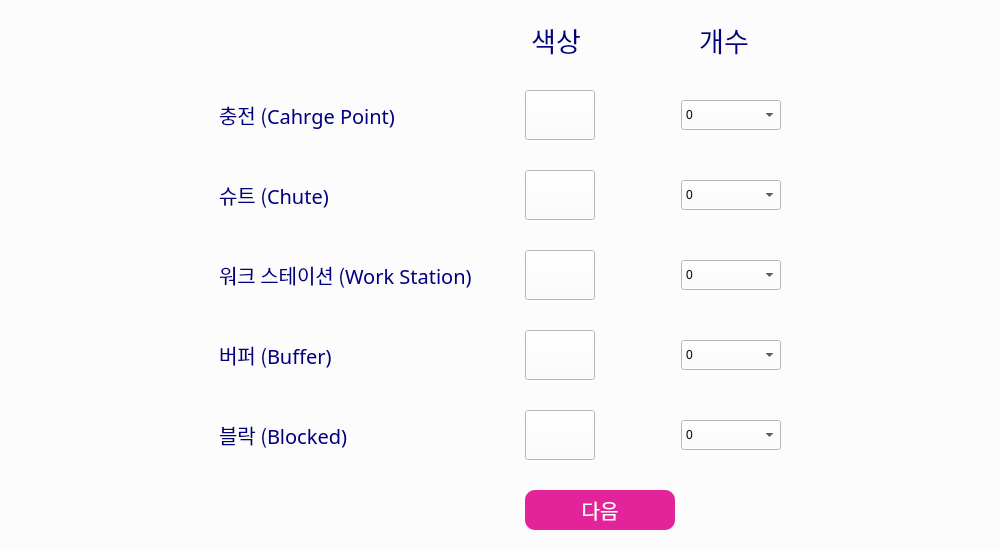
<?xml version="1.0" encoding="UTF-8"?>
<ui version="4.0">
 <class>setAttribute</class>
 <widget class="QWidget" name="setAttribute">
  <property name="geometry">
   <rect>
    <x>0</x>
    <y>0</y>
    <width>1000</width>
    <height>550</height>
   </rect>
  </property>
  <property name="windowTitle">
   <string>Form</string>
  </property>
  <property name="styleSheet">
   <string notr="true">background-color: rgba(252, 252, 252, 252);</string>
  </property>
  <layout class="QGridLayout" name="gridLayout_2">
   <item row="2" column="1">
    <layout class="QGridLayout" name="gridLayout">
     <property name="topMargin">
      <number>0</number>
     </property>
     <property name="bottomMargin">
      <number>0</number>
     </property>
     <property name="horizontalSpacing">
      <number>6</number>
     </property>
     <property name="verticalSpacing">
      <number>30</number>
     </property>
     <item row="3" column="1">
      <widget class="QPushButton" name="btn3">
       <property name="sizePolicy">
        <sizepolicy hsizetype="Fixed" vsizetype="Fixed">
         <horstretch>0</horstretch>
         <verstretch>0</verstretch>
        </sizepolicy>
       </property>
       <property name="minimumSize">
        <size>
         <width>70</width>
         <height>50</height>
        </size>
       </property>
       <property name="styleSheet">
        <string notr="true">background-color: rgb(255, 255, 255);

</string>
       </property>
       <property name="text">
        <string/>
       </property>
      </widget>
     </item>
     <item row="4" column="0">
      <widget class="QLabel" name="label_7">
       <property name="sizePolicy">
        <sizepolicy hsizetype="Fixed" vsizetype="Fixed">
         <horstretch>0</horstretch>
         <verstretch>0</verstretch>
        </sizepolicy>
       </property>
       <property name="font">
        <font>
         <family>나눔고딕 ExtraBold</family>
         <pointsize>15</pointsize>
        </font>
       </property>
       <property name="styleSheet">
        <string notr="true">color: rgb(0, 0, 127);</string>
       </property>
       <property name="text">
        <string>버퍼 (Buffer)</string>
       </property>
      </widget>
     </item>
     <item row="5" column="1">
      <widget class="QPushButton" name="btn5">
       <property name="sizePolicy">
        <sizepolicy hsizetype="Fixed" vsizetype="Fixed">
         <horstretch>0</horstretch>
         <verstretch>0</verstretch>
        </sizepolicy>
       </property>
       <property name="minimumSize">
        <size>
         <width>70</width>
         <height>50</height>
        </size>
       </property>
       <property name="styleSheet">
        <string notr="true">background-color: rgb(255, 255, 255);</string>
       </property>
       <property name="text">
        <string/>
       </property>
      </widget>
     </item>
     <item row="3" column="0">
      <widget class="QLabel" name="label_6">
       <property name="sizePolicy">
        <sizepolicy hsizetype="Fixed" vsizetype="Fixed">
         <horstretch>0</horstretch>
         <verstretch>0</verstretch>
        </sizepolicy>
       </property>
       <property name="font">
        <font>
         <family>나눔고딕 ExtraBold</family>
         <pointsize>15</pointsize>
        </font>
       </property>
       <property name="styleSheet">
        <string notr="true">color: rgb(0, 0, 127);</string>
       </property>
       <property name="text">
        <string>워크 스테이션 (Work Station)         </string>
       </property>
      </widget>
     </item>
     <item row="6" column="1">
      <widget class="QPushButton" name="attributeNext">
       <property name="enabled">
        <bool>true</bool>
       </property>
       <property name="sizePolicy">
        <sizepolicy hsizetype="Fixed" vsizetype="Fixed">
         <horstretch>0</horstretch>
         <verstretch>0</verstretch>
        </sizepolicy>
       </property>
       <property name="minimumSize">
        <size>
         <width>150</width>
         <height>40</height>
        </size>
       </property>
       <property name="font">
        <font>
         <family>나눔고딕 ExtraBold</family>
         <pointsize>15</pointsize>
        </font>
       </property>
       <property name="styleSheet">
        <string notr="true">color: white;
background-color: rgb(227, 35, 153);
border-radius: 10px;</string>
       </property>
       <property name="text">
        <string>다음</string>
       </property>
      </widget>
     </item>
     <item row="2" column="0">
      <widget class="QLabel" name="label_5">
       <property name="sizePolicy">
        <sizepolicy hsizetype="Fixed" vsizetype="Fixed">
         <horstretch>0</horstretch>
         <verstretch>0</verstretch>
        </sizepolicy>
       </property>
       <property name="font">
        <font>
         <family>나눔고딕 ExtraBold</family>
         <pointsize>15</pointsize>
        </font>
       </property>
       <property name="styleSheet">
        <string notr="true">color: rgb(0, 0, 127);</string>
       </property>
       <property name="text">
        <string>슈트 (Chute)</string>
       </property>
      </widget>
     </item>
     <item row="4" column="2">
      <widget class="QComboBox" name="cb4">
       <property name="sizePolicy">
        <sizepolicy hsizetype="Fixed" vsizetype="Fixed">
         <horstretch>0</horstretch>
         <verstretch>0</verstretch>
        </sizepolicy>
       </property>
       <property name="minimumSize">
        <size>
         <width>100</width>
         <height>30</height>
        </size>
       </property>
       <property name="styleSheet">
        <string notr="true">background-color: rgb(255, 255, 255);</string>
       </property>
       <item>
        <property name="text">
         <string>0</string>
        </property>
       </item>
       <item>
        <property name="text">
         <string>1</string>
        </property>
       </item>
       <item>
        <property name="text">
         <string>2</string>
        </property>
       </item>
       <item>
        <property name="text">
         <string>3</string>
        </property>
       </item>
       <item>
        <property name="text">
         <string>4</string>
        </property>
       </item>
       <item>
        <property name="text">
         <string>5</string>
        </property>
       </item>
       <item>
        <property name="text">
         <string>6</string>
        </property>
       </item>
       <item>
        <property name="text">
         <string>7</string>
        </property>
       </item>
       <item>
        <property name="text">
         <string>8</string>
        </property>
       </item>
       <item>
        <property name="text">
         <string>9</string>
        </property>
       </item>
       <item>
        <property name="text">
         <string>10</string>
        </property>
       </item>
       <item>
        <property name="text">
         <string>11</string>
        </property>
       </item>
       <item>
        <property name="text">
         <string>12</string>
        </property>
       </item>
       <item>
        <property name="text">
         <string>13</string>
        </property>
       </item>
       <item>
        <property name="text">
         <string>14</string>
        </property>
       </item>
       <item>
        <property name="text">
         <string>15</string>
        </property>
       </item>
       <item>
        <property name="text">
         <string>16</string>
        </property>
       </item>
       <item>
        <property name="text">
         <string>17</string>
        </property>
       </item>
       <item>
        <property name="text">
         <string>18</string>
        </property>
       </item>
       <item>
        <property name="text">
         <string>19</string>
        </property>
       </item>
       <item>
        <property name="text">
         <string>20</string>
        </property>
       </item>
       <item>
        <property name="text">
         <string>21</string>
        </property>
       </item>
       <item>
        <property name="text">
         <string>22</string>
        </property>
       </item>
       <item>
        <property name="text">
         <string>23</string>
        </property>
       </item>
       <item>
        <property name="text">
         <string>24</string>
        </property>
       </item>
       <item>
        <property name="text">
         <string>25</string>
        </property>
       </item>
       <item>
        <property name="text">
         <string>26</string>
        </property>
       </item>
       <item>
        <property name="text">
         <string>27</string>
        </property>
       </item>
       <item>
        <property name="text">
         <string>28</string>
        </property>
       </item>
       <item>
        <property name="text">
         <string>29</string>
        </property>
       </item>
       <item>
        <property name="text">
         <string>30</string>
        </property>
       </item>
       <item>
        <property name="text">
         <string>31</string>
        </property>
       </item>
       <item>
        <property name="text">
         <string>32</string>
        </property>
       </item>
       <item>
        <property name="text">
         <string>33</string>
        </property>
       </item>
       <item>
        <property name="text">
         <string>34</string>
        </property>
       </item>
       <item>
        <property name="text">
         <string>35</string>
        </property>
       </item>
       <item>
        <property name="text">
         <string>36</string>
        </property>
       </item>
       <item>
        <property name="text">
         <string>37</string>
        </property>
       </item>
       <item>
        <property name="text">
         <string>38</string>
        </property>
       </item>
       <item>
        <property name="text">
         <string>39</string>
        </property>
       </item>
       <item>
        <property name="text">
         <string>40</string>
        </property>
       </item>
       <item>
        <property name="text">
         <string>41</string>
        </property>
       </item>
       <item>
        <property name="text">
         <string>42</string>
        </property>
       </item>
       <item>
        <property name="text">
         <string>43</string>
        </property>
       </item>
       <item>
        <property name="text">
         <string>44</string>
        </property>
       </item>
       <item>
        <property name="text">
         <string>45</string>
        </property>
       </item>
       <item>
        <property name="text">
         <string>46</string>
        </property>
       </item>
       <item>
        <property name="text">
         <string>47</string>
        </property>
       </item>
       <item>
        <property name="text">
         <string>48</string>
        </property>
       </item>
       <item>
        <property name="text">
         <string>49</string>
        </property>
       </item>
       <item>
        <property name="text">
         <string>50</string>
        </property>
       </item>
      </widget>
     </item>
     <item row="3" column="2">
      <widget class="QComboBox" name="cb3">
       <property name="sizePolicy">
        <sizepolicy hsizetype="Fixed" vsizetype="Fixed">
         <horstretch>0</horstretch>
         <verstretch>0</verstretch>
        </sizepolicy>
       </property>
       <property name="minimumSize">
        <size>
         <width>100</width>
         <height>30</height>
        </size>
       </property>
       <property name="styleSheet">
        <string notr="true">background-color: rgb(255, 255, 255);
</string>
       </property>
       <item>
        <property name="text">
         <string>0</string>
        </property>
       </item>
       <item>
        <property name="text">
         <string>1</string>
        </property>
       </item>
       <item>
        <property name="text">
         <string>2</string>
        </property>
       </item>
       <item>
        <property name="text">
         <string>3</string>
        </property>
       </item>
       <item>
        <property name="text">
         <string>4</string>
        </property>
       </item>
       <item>
        <property name="text">
         <string>5</string>
        </property>
       </item>
       <item>
        <property name="text">
         <string>6</string>
        </property>
       </item>
       <item>
        <property name="text">
         <string>7</string>
        </property>
       </item>
       <item>
        <property name="text">
         <string>8</string>
        </property>
       </item>
       <item>
        <property name="text">
         <string>9</string>
        </property>
       </item>
       <item>
        <property name="text">
         <string>10</string>
        </property>
       </item>
       <item>
        <property name="text">
         <string>11</string>
        </property>
       </item>
       <item>
        <property name="text">
         <string>12</string>
        </property>
       </item>
       <item>
        <property name="text">
         <string>13</string>
        </property>
       </item>
       <item>
        <property name="text">
         <string>14</string>
        </property>
       </item>
       <item>
        <property name="text">
         <string>15</string>
        </property>
       </item>
       <item>
        <property name="text">
         <string>16</string>
        </property>
       </item>
       <item>
        <property name="text">
         <string>17</string>
        </property>
       </item>
       <item>
        <property name="text">
         <string>18</string>
        </property>
       </item>
       <item>
        <property name="text">
         <string>19</string>
        </property>
       </item>
       <item>
        <property name="text">
         <string>20</string>
        </property>
       </item>
       <item>
        <property name="text">
         <string>21</string>
        </property>
       </item>
       <item>
        <property name="text">
         <string>22</string>
        </property>
       </item>
       <item>
        <property name="text">
         <string>23</string>
        </property>
       </item>
       <item>
        <property name="text">
         <string>24</string>
        </property>
       </item>
       <item>
        <property name="text">
         <string>25</string>
        </property>
       </item>
       <item>
        <property name="text">
         <string>26</string>
        </property>
       </item>
       <item>
        <property name="text">
         <string>27</string>
        </property>
       </item>
       <item>
        <property name="text">
         <string>28</string>
        </property>
       </item>
       <item>
        <property name="text">
         <string>29</string>
        </property>
       </item>
       <item>
        <property name="text">
         <string>30</string>
        </property>
       </item>
       <item>
        <property name="text">
         <string>31</string>
        </property>
       </item>
       <item>
        <property name="text">
         <string>32</string>
        </property>
       </item>
       <item>
        <property name="text">
         <string>33</string>
        </property>
       </item>
       <item>
        <property name="text">
         <string>34</string>
        </property>
       </item>
       <item>
        <property name="text">
         <string>35</string>
        </property>
       </item>
       <item>
        <property name="text">
         <string>36</string>
        </property>
       </item>
       <item>
        <property name="text">
         <string>37</string>
        </property>
       </item>
       <item>
        <property name="text">
         <string>38</string>
        </property>
       </item>
       <item>
        <property name="text">
         <string>39</string>
        </property>
       </item>
       <item>
        <property name="text">
         <string>40</string>
        </property>
       </item>
       <item>
        <property name="text">
         <string>41</string>
        </property>
       </item>
       <item>
        <property name="text">
         <string>42</string>
        </property>
       </item>
       <item>
        <property name="text">
         <string>43</string>
        </property>
       </item>
       <item>
        <property name="text">
         <string>44</string>
        </property>
       </item>
       <item>
        <property name="text">
         <string>45</string>
        </property>
       </item>
       <item>
        <property name="text">
         <string>46</string>
        </property>
       </item>
       <item>
        <property name="text">
         <string>47</string>
        </property>
       </item>
       <item>
        <property name="text">
         <string>48</string>
        </property>
       </item>
       <item>
        <property name="text">
         <string>49</string>
        </property>
       </item>
       <item>
        <property name="text">
         <string>50</string>
        </property>
       </item>
      </widget>
     </item>
     <item row="2" column="2">
      <widget class="QComboBox" name="cb2">
       <property name="sizePolicy">
        <sizepolicy hsizetype="Fixed" vsizetype="Fixed">
         <horstretch>0</horstretch>
         <verstretch>0</verstretch>
        </sizepolicy>
       </property>
       <property name="minimumSize">
        <size>
         <width>100</width>
         <height>30</height>
        </size>
       </property>
       <property name="styleSheet">
        <string notr="true">background-color: rgb(255, 255, 255);
</string>
       </property>
       <item>
        <property name="text">
         <string>0</string>
        </property>
       </item>
       <item>
        <property name="text">
         <string>1</string>
        </property>
       </item>
       <item>
        <property name="text">
         <string>2</string>
        </property>
       </item>
       <item>
        <property name="text">
         <string>3</string>
        </property>
       </item>
       <item>
        <property name="text">
         <string>4</string>
        </property>
       </item>
       <item>
        <property name="text">
         <string>5</string>
        </property>
       </item>
       <item>
        <property name="text">
         <string>6</string>
        </property>
       </item>
       <item>
        <property name="text">
         <string>7</string>
        </property>
       </item>
       <item>
        <property name="text">
         <string>8</string>
        </property>
       </item>
       <item>
        <property name="text">
         <string>9</string>
        </property>
       </item>
       <item>
        <property name="text">
         <string>10</string>
        </property>
       </item>
       <item>
        <property name="text">
         <string>11</string>
        </property>
       </item>
       <item>
        <property name="text">
         <string>12</string>
        </property>
       </item>
       <item>
        <property name="text">
         <string>13</string>
        </property>
       </item>
       <item>
        <property name="text">
         <string>14</string>
        </property>
       </item>
       <item>
        <property name="text">
         <string>15</string>
        </property>
       </item>
       <item>
        <property name="text">
         <string>16</string>
        </property>
       </item>
       <item>
        <property name="text">
         <string>17</string>
        </property>
       </item>
       <item>
        <property name="text">
         <string>18</string>
        </property>
       </item>
       <item>
        <property name="text">
         <string>19</string>
        </property>
       </item>
       <item>
        <property name="text">
         <string>20</string>
        </property>
       </item>
       <item>
        <property name="text">
         <string>21</string>
        </property>
       </item>
       <item>
        <property name="text">
         <string>22</string>
        </property>
       </item>
       <item>
        <property name="text">
         <string>23</string>
        </property>
       </item>
       <item>
        <property name="text">
         <string>24</string>
        </property>
       </item>
       <item>
        <property name="text">
         <string>25</string>
        </property>
       </item>
       <item>
        <property name="text">
         <string>26</string>
        </property>
       </item>
       <item>
        <property name="text">
         <string>27</string>
        </property>
       </item>
       <item>
        <property name="text">
         <string>28</string>
        </property>
       </item>
       <item>
        <property name="text">
         <string>29</string>
        </property>
       </item>
       <item>
        <property name="text">
         <string>30</string>
        </property>
       </item>
       <item>
        <property name="text">
         <string>31</string>
        </property>
       </item>
       <item>
        <property name="text">
         <string>32</string>
        </property>
       </item>
       <item>
        <property name="text">
         <string>33</string>
        </property>
       </item>
       <item>
        <property name="text">
         <string>34</string>
        </property>
       </item>
       <item>
        <property name="text">
         <string>35</string>
        </property>
       </item>
       <item>
        <property name="text">
         <string>36</string>
        </property>
       </item>
       <item>
        <property name="text">
         <string>37</string>
        </property>
       </item>
       <item>
        <property name="text">
         <string>38</string>
        </property>
       </item>
       <item>
        <property name="text">
         <string>39</string>
        </property>
       </item>
       <item>
        <property name="text">
         <string>40</string>
        </property>
       </item>
       <item>
        <property name="text">
         <string>41</string>
        </property>
       </item>
       <item>
        <property name="text">
         <string>42</string>
        </property>
       </item>
       <item>
        <property name="text">
         <string>43</string>
        </property>
       </item>
       <item>
        <property name="text">
         <string>44</string>
        </property>
       </item>
       <item>
        <property name="text">
         <string>45</string>
        </property>
       </item>
       <item>
        <property name="text">
         <string>46</string>
        </property>
       </item>
       <item>
        <property name="text">
         <string>47</string>
        </property>
       </item>
       <item>
        <property name="text">
         <string>48</string>
        </property>
       </item>
       <item>
        <property name="text">
         <string>49</string>
        </property>
       </item>
       <item>
        <property name="text">
         <string>50</string>
        </property>
       </item>
      </widget>
     </item>
     <item row="5" column="2">
      <widget class="QComboBox" name="cb5">
       <property name="sizePolicy">
        <sizepolicy hsizetype="Fixed" vsizetype="Fixed">
         <horstretch>0</horstretch>
         <verstretch>0</verstretch>
        </sizepolicy>
       </property>
       <property name="minimumSize">
        <size>
         <width>100</width>
         <height>30</height>
        </size>
       </property>
       <property name="styleSheet">
        <string notr="true">background-color: rgb(255, 255, 255);
</string>
       </property>
       <item>
        <property name="text">
         <string>0</string>
        </property>
       </item>
       <item>
        <property name="text">
         <string>1</string>
        </property>
       </item>
       <item>
        <property name="text">
         <string>2</string>
        </property>
       </item>
       <item>
        <property name="text">
         <string>3</string>
        </property>
       </item>
       <item>
        <property name="text">
         <string>4</string>
        </property>
       </item>
       <item>
        <property name="text">
         <string>5</string>
        </property>
       </item>
       <item>
        <property name="text">
         <string>6</string>
        </property>
       </item>
       <item>
        <property name="text">
         <string>7</string>
        </property>
       </item>
       <item>
        <property name="text">
         <string>8</string>
        </property>
       </item>
       <item>
        <property name="text">
         <string>9</string>
        </property>
       </item>
       <item>
        <property name="text">
         <string>10</string>
        </property>
       </item>
       <item>
        <property name="text">
         <string>11</string>
        </property>
       </item>
       <item>
        <property name="text">
         <string>12</string>
        </property>
       </item>
       <item>
        <property name="text">
         <string>13</string>
        </property>
       </item>
       <item>
        <property name="text">
         <string>14</string>
        </property>
       </item>
       <item>
        <property name="text">
         <string>15</string>
        </property>
       </item>
       <item>
        <property name="text">
         <string>16</string>
        </property>
       </item>
       <item>
        <property name="text">
         <string>17</string>
        </property>
       </item>
       <item>
        <property name="text">
         <string>18</string>
        </property>
       </item>
       <item>
        <property name="text">
         <string>19</string>
        </property>
       </item>
       <item>
        <property name="text">
         <string>20</string>
        </property>
       </item>
       <item>
        <property name="text">
         <string>21</string>
        </property>
       </item>
       <item>
        <property name="text">
         <string>22</string>
        </property>
       </item>
       <item>
        <property name="text">
         <string>23</string>
        </property>
       </item>
       <item>
        <property name="text">
         <string>24</string>
        </property>
       </item>
       <item>
        <property name="text">
         <string>25</string>
        </property>
       </item>
       <item>
        <property name="text">
         <string>26</string>
        </property>
       </item>
       <item>
        <property name="text">
         <string>27</string>
        </property>
       </item>
       <item>
        <property name="text">
         <string>28</string>
        </property>
       </item>
       <item>
        <property name="text">
         <string>29</string>
        </property>
       </item>
       <item>
        <property name="text">
         <string>30</string>
        </property>
       </item>
       <item>
        <property name="text">
         <string>31</string>
        </property>
       </item>
       <item>
        <property name="text">
         <string>32</string>
        </property>
       </item>
       <item>
        <property name="text">
         <string>33</string>
        </property>
       </item>
       <item>
        <property name="text">
         <string>34</string>
        </property>
       </item>
       <item>
        <property name="text">
         <string>35</string>
        </property>
       </item>
       <item>
        <property name="text">
         <string>36</string>
        </property>
       </item>
       <item>
        <property name="text">
         <string>37</string>
        </property>
       </item>
       <item>
        <property name="text">
         <string>38</string>
        </property>
       </item>
       <item>
        <property name="text">
         <string>39</string>
        </property>
       </item>
       <item>
        <property name="text">
         <string>40</string>
        </property>
       </item>
       <item>
        <property name="text">
         <string>41</string>
        </property>
       </item>
       <item>
        <property name="text">
         <string>42</string>
        </property>
       </item>
       <item>
        <property name="text">
         <string>43</string>
        </property>
       </item>
       <item>
        <property name="text">
         <string>44</string>
        </property>
       </item>
       <item>
        <property name="text">
         <string>45</string>
        </property>
       </item>
       <item>
        <property name="text">
         <string>46</string>
        </property>
       </item>
       <item>
        <property name="text">
         <string>47</string>
        </property>
       </item>
       <item>
        <property name="text">
         <string>48</string>
        </property>
       </item>
       <item>
        <property name="text">
         <string>49</string>
        </property>
       </item>
       <item>
        <property name="text">
         <string>50</string>
        </property>
       </item>
      </widget>
     </item>
     <item row="1" column="1" alignment="Qt::AlignTop">
      <widget class="QPushButton" name="btn1">
       <property name="sizePolicy">
        <sizepolicy hsizetype="Fixed" vsizetype="Fixed">
         <horstretch>0</horstretch>
         <verstretch>0</verstretch>
        </sizepolicy>
       </property>
       <property name="minimumSize">
        <size>
         <width>70</width>
         <height>50</height>
        </size>
       </property>
       <property name="styleSheet">
        <string notr="true">background-color: rgb(255, 255, 255);</string>
       </property>
       <property name="text">
        <string/>
       </property>
      </widget>
     </item>
     <item row="0" column="2" alignment="Qt::AlignVCenter">
      <widget class="QLabel" name="label_3">
       <property name="sizePolicy">
        <sizepolicy hsizetype="Fixed" vsizetype="Fixed">
         <horstretch>0</horstretch>
         <verstretch>0</verstretch>
        </sizepolicy>
       </property>
       <property name="font">
        <font>
         <family>나눔고딕 ExtraBold</family>
         <pointsize>20</pointsize>
        </font>
       </property>
       <property name="styleSheet">
        <string notr="true">color: rgb(0, 0, 127);</string>
       </property>
       <property name="text">
        <string>   개수</string>
       </property>
       <property name="alignment">
        <set>Qt::AlignCenter</set>
       </property>
      </widget>
     </item>
     <item row="2" column="1">
      <widget class="QPushButton" name="btn2">
       <property name="sizePolicy">
        <sizepolicy hsizetype="Fixed" vsizetype="Fixed">
         <horstretch>0</horstretch>
         <verstretch>0</verstretch>
        </sizepolicy>
       </property>
       <property name="minimumSize">
        <size>
         <width>70</width>
         <height>50</height>
        </size>
       </property>
       <property name="styleSheet">
        <string notr="true">background-color: rgb(255, 255, 255);</string>
       </property>
       <property name="text">
        <string/>
       </property>
      </widget>
     </item>
     <item row="4" column="1">
      <widget class="QPushButton" name="btn4">
       <property name="sizePolicy">
        <sizepolicy hsizetype="Fixed" vsizetype="Fixed">
         <horstretch>0</horstretch>
         <verstretch>0</verstretch>
        </sizepolicy>
       </property>
       <property name="minimumSize">
        <size>
         <width>70</width>
         <height>50</height>
        </size>
       </property>
       <property name="styleSheet">
        <string notr="true">background-color: rgb(255, 255, 255);</string>
       </property>
       <property name="text">
        <string/>
       </property>
      </widget>
     </item>
     <item row="1" column="0">
      <widget class="QLabel" name="label_4">
       <property name="sizePolicy">
        <sizepolicy hsizetype="Fixed" vsizetype="Fixed">
         <horstretch>0</horstretch>
         <verstretch>0</verstretch>
        </sizepolicy>
       </property>
       <property name="font">
        <font>
         <family>나눔고딕 ExtraBold</family>
         <pointsize>15</pointsize>
        </font>
       </property>
       <property name="styleSheet">
        <string notr="true">color: rgb(0, 0, 127);</string>
       </property>
       <property name="text">
        <string>충전 (Cahrge Point)</string>
       </property>
      </widget>
     </item>
     <item row="1" column="2">
      <widget class="QComboBox" name="cb1">
       <property name="sizePolicy">
        <sizepolicy hsizetype="Fixed" vsizetype="Fixed">
         <horstretch>0</horstretch>
         <verstretch>0</verstretch>
        </sizepolicy>
       </property>
       <property name="minimumSize">
        <size>
         <width>100</width>
         <height>30</height>
        </size>
       </property>
       <property name="styleSheet">
        <string notr="true">background-color: rgb(255, 255, 255);
</string>
       </property>
       <item>
        <property name="text">
         <string>0</string>
        </property>
       </item>
       <item>
        <property name="text">
         <string>1</string>
        </property>
       </item>
       <item>
        <property name="text">
         <string>2</string>
        </property>
       </item>
       <item>
        <property name="text">
         <string>3</string>
        </property>
       </item>
       <item>
        <property name="text">
         <string>4</string>
        </property>
       </item>
       <item>
        <property name="text">
         <string>5</string>
        </property>
       </item>
       <item>
        <property name="text">
         <string>6</string>
        </property>
       </item>
       <item>
        <property name="text">
         <string>7</string>
        </property>
       </item>
       <item>
        <property name="text">
         <string>8</string>
        </property>
       </item>
       <item>
        <property name="text">
         <string>9</string>
        </property>
       </item>
       <item>
        <property name="text">
         <string>10</string>
        </property>
       </item>
       <item>
        <property name="text">
         <string>11</string>
        </property>
       </item>
       <item>
        <property name="text">
         <string>12</string>
        </property>
       </item>
       <item>
        <property name="text">
         <string>13</string>
        </property>
       </item>
       <item>
        <property name="text">
         <string>14</string>
        </property>
       </item>
       <item>
        <property name="text">
         <string>15</string>
        </property>
       </item>
       <item>
        <property name="text">
         <string>16</string>
        </property>
       </item>
       <item>
        <property name="text">
         <string>17</string>
        </property>
       </item>
       <item>
        <property name="text">
         <string>18</string>
        </property>
       </item>
       <item>
        <property name="text">
         <string>19</string>
        </property>
       </item>
       <item>
        <property name="text">
         <string>20</string>
        </property>
       </item>
       <item>
        <property name="text">
         <string>21</string>
        </property>
       </item>
       <item>
        <property name="text">
         <string>22</string>
        </property>
       </item>
       <item>
        <property name="text">
         <string>23</string>
        </property>
       </item>
       <item>
        <property name="text">
         <string>24</string>
        </property>
       </item>
       <item>
        <property name="text">
         <string>25</string>
        </property>
       </item>
       <item>
        <property name="text">
         <string>26</string>
        </property>
       </item>
       <item>
        <property name="text">
         <string>27</string>
        </property>
       </item>
       <item>
        <property name="text">
         <string>28</string>
        </property>
       </item>
       <item>
        <property name="text">
         <string>29</string>
        </property>
       </item>
       <item>
        <property name="text">
         <string>30</string>
        </property>
       </item>
       <item>
        <property name="text">
         <string>31</string>
        </property>
       </item>
       <item>
        <property name="text">
         <string>32</string>
        </property>
       </item>
       <item>
        <property name="text">
         <string>33</string>
        </property>
       </item>
       <item>
        <property name="text">
         <string>34</string>
        </property>
       </item>
       <item>
        <property name="text">
         <string>35</string>
        </property>
       </item>
       <item>
        <property name="text">
         <string>36</string>
        </property>
       </item>
       <item>
        <property name="text">
         <string>37</string>
        </property>
       </item>
       <item>
        <property name="text">
         <string>38</string>
        </property>
       </item>
       <item>
        <property name="text">
         <string>39</string>
        </property>
       </item>
       <item>
        <property name="text">
         <string>40</string>
        </property>
       </item>
       <item>
        <property name="text">
         <string>41</string>
        </property>
       </item>
       <item>
        <property name="text">
         <string>42</string>
        </property>
       </item>
       <item>
        <property name="text">
         <string>43</string>
        </property>
       </item>
       <item>
        <property name="text">
         <string>44</string>
        </property>
       </item>
       <item>
        <property name="text">
         <string>45</string>
        </property>
       </item>
       <item>
        <property name="text">
         <string>46</string>
        </property>
       </item>
       <item>
        <property name="text">
         <string>47</string>
        </property>
       </item>
       <item>
        <property name="text">
         <string>48</string>
        </property>
       </item>
       <item>
        <property name="text">
         <string>49</string>
        </property>
       </item>
       <item>
        <property name="text">
         <string>50</string>
        </property>
       </item>
      </widget>
     </item>
     <item row="5" column="0">
      <widget class="QLabel" name="label_8">
       <property name="sizePolicy">
        <sizepolicy hsizetype="Fixed" vsizetype="Fixed">
         <horstretch>0</horstretch>
         <verstretch>0</verstretch>
        </sizepolicy>
       </property>
       <property name="font">
        <font>
         <family>나눔고딕 ExtraBold</family>
         <pointsize>15</pointsize>
        </font>
       </property>
       <property name="styleSheet">
        <string notr="true">color: rgb(0, 0, 127);</string>
       </property>
       <property name="text">
        <string>블락 (Blocked)</string>
       </property>
      </widget>
     </item>
     <item row="0" column="1">
      <widget class="QLabel" name="label_2">
       <property name="sizePolicy">
        <sizepolicy hsizetype="Fixed" vsizetype="Fixed">
         <horstretch>0</horstretch>
         <verstretch>0</verstretch>
        </sizepolicy>
       </property>
       <property name="font">
        <font>
         <family>나눔고딕 ExtraBold</family>
         <pointsize>20</pointsize>
        </font>
       </property>
       <property name="styleSheet">
        <string notr="true">color: rgb(0, 0, 127);</string>
       </property>
       <property name="text">
        <string> 색상</string>
       </property>
       <property name="alignment">
        <set>Qt::AlignCenter</set>
       </property>
      </widget>
     </item>
    </layout>
   </item>
  </layout>
 </widget>
 <resources/>
 <connections/>
</ui>
